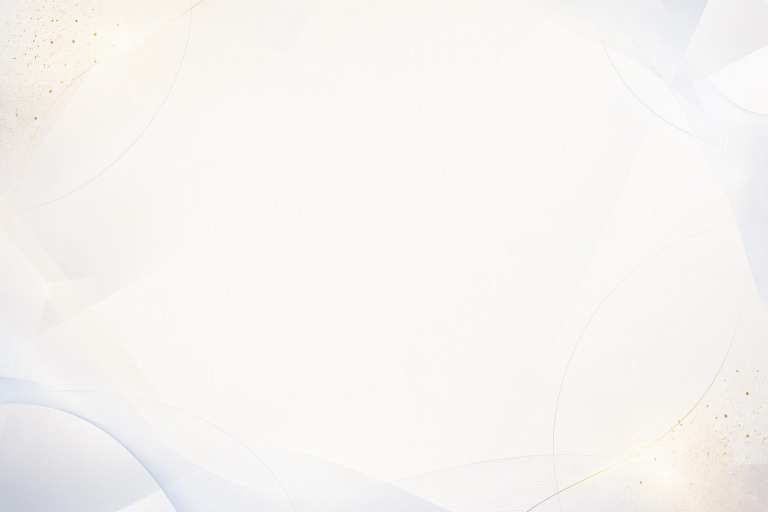
#> input picture web/admin/src/assets/brand/login-bg-light.jpg, 1536 x 1024 px (shown at 1/2 size)
$ python make-transparent.py ../src/assets/brand/login-bg-light.jpg
#> lines starting #> are read from the running program, lines starting #| are printed output that depends on the picture
# 白底素材透明化:从边缘洪水填充近似白色 → alpha=0,边缘羽化;内容保留。
# 用法: python3 scripts/make-transparent.py src/assets/brand/<file.png> [...]
import sys
from collections import deque

from PIL import Image, ImageFilter

THRESH = 232  # 亮度阈值:高于此视为背景候选


def make_transparent(path: str) -> None:
#> called with path = '../src/assets/brand/login-bg-light.jpg'
    im = Image.open(path).convert('RGB')
#> im is the input picture: PIL image 1536x1024 RGB; mean R, G, B 246.8, 243.8, 241.3
    w, h = im.size
#> w = 1536; h = 1024
    px = im.load()
    lum = [[0] * h for _ in range(w)]
    for x in range(w):
        for y in range(h):
            r, g, b = px[x, y]
            lum[x][y] = (r * 299 + g * 587 + b * 114) // 1000
#> after the loop, lum = 1536 items

    mask = Image.new('L', (w, h), 255)
#> mask: PIL image 1536x1024 L; every value is 255
    seen = [[False] * h for _ in range(w)]
    q = deque()
    for x in range(w):
        for y in (0, h - 1):
            if lum[x][y] >= THRESH:
                q.append((x, y))
                seen[x][y] = True
    for y in range(h):
        for x in (0, w - 1):
            if lum[x][y] >= THRESH and not seen[x][y]:
                q.append((x, y))
                seen[x][y] = True

    mp = mask.load()
    while q:
        x, y = q.popleft()
        mp[x, y] = 0
        for dx, dy in ((1, 0), (-1, 0), (0, 1), (0, -1)):
            nx, ny = x + dx, y + dy
            if 0 <= nx < w and 0 <= ny < h and not seen[nx][ny] and lum[nx][ny] >= THRESH:
                seen[nx][ny] = True
                q.append((nx, ny))

    mask = mask.filter(ImageFilter.GaussianBlur(1.2))
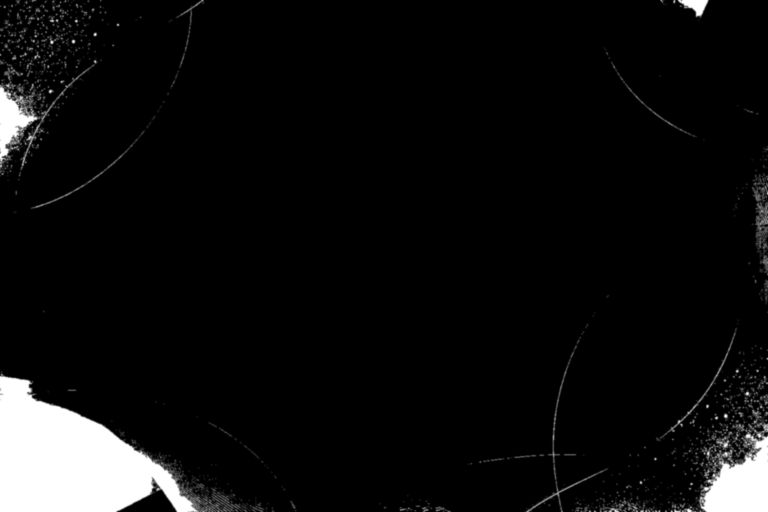
#> mask: PIL image 1536x1024 L (shown at 1/2 size); min 0, max 255, mean 15.1
    out = im.convert('RGBA')
    out.putalpha(mask)
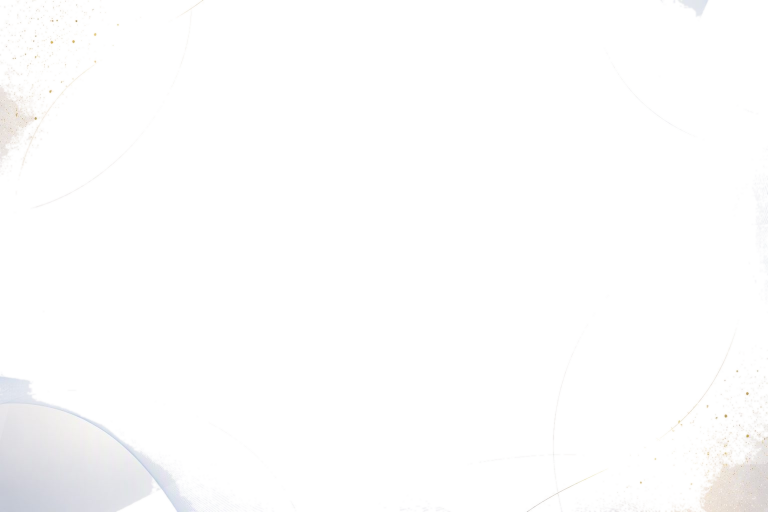
#> out: PIL image 1536x1024 RGBA (shown at 1/2 size); mean R, G, B, A 246.8, 243.8, 241.3, 15.1; transparent parts drawn white
    out.save(path)
    print('OK', path)


if __name__ == '__main__':
    for p in sys.argv[1:]:
        make_transparent(p)
